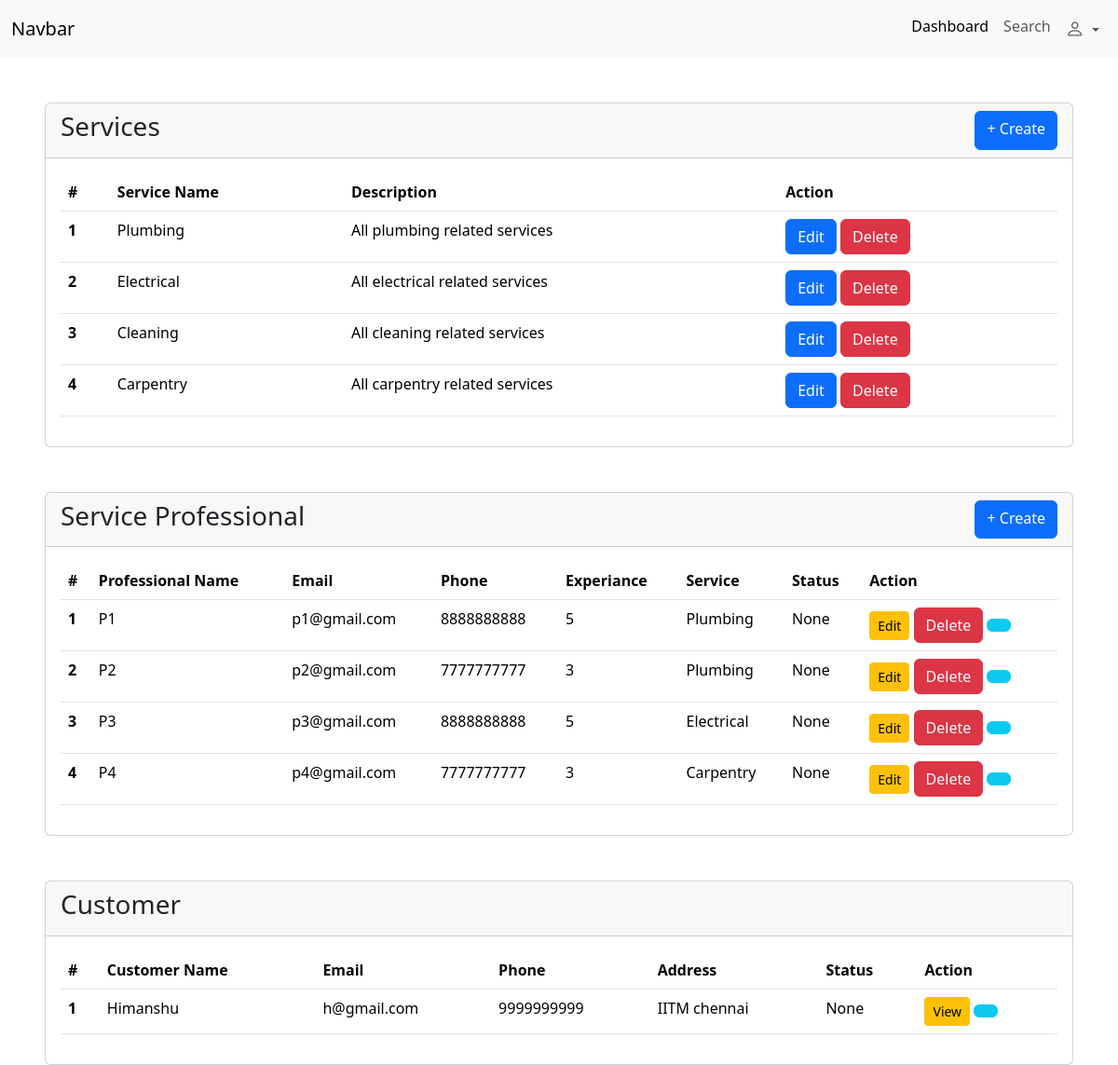
The app's page /admin/dashboard (signed in) with its own data.
### backend/models.py (models this page shows, shortened)
class ServiceCategory(db.Model , UserMixin):
    __tablename__ = 'service_category'
    id = db.Column(db.Integer, primary_key=True)
    name = db.Column(db.String, unique=True, nullable=False)
    description = db.Column(db.String, nullable=True)
    professionals  = db.relationship("Professional", backref="service_category" , cascade="all, delete-orphan" )
    bookings = db.relationship("Booking" , backref="service_category" , cascade="all, delete-orphan")

class Professional(db.Model,UserMixin):
    __tablename__ = 'professional'
    id = db.Column(db.Integer, primary_key=True)
    name = db.Column(db.String, nullable=False)
    servicecategoryid = db.Column(db.Integer, db.ForeignKey('service_category.id'), nullable=False)
    email = db.Column(db.String, unique=True, nullable=False)
    password = db.Column(db.String, nullable=False)
    phone = db.Column(db.String, nullable=True)
    experience = db.Column(db.Integer, nullable=True)
    status = db.Column(db.Integer,nullable=True)
    recived_bookings = db.relationship("Booking", backref="professional" ,cascade="all, delete-orphan" )
    availabilities = db.relationship("ProfessionalAvailability", backref="professional" , cascade="all, delete-orphan" )

class Customer(db.Model ,UserMixin):
    __tablename__ = 'customer'
    id = db.Column(db.Integer, primary_key=True)
    name = db.Column(db.String, nullable=False)
    email = db.Column(db.String, unique=True, nullable=False)
    password = db.Column(db.String, nullable=False)
    phone = db.Column(db.String, nullable=True)
    address = db.Column(db.String, nullable=True)
    status=db.Column(db.String)
    sent_bookings = db.relationship("Booking", backref="customer")

### backend/routes.py (the view)
@app.route("/admin/dashboard")
@login_required
def admin_dashboard():
    if isinstance(current_user , Admin):
        if request.method=="GET" :
            allcats  = db.session.query(ServiceCategory).all()
            profs = db.session.query(Professional).all()
            custs = db.session.query(Customer).all()
            return render_template("admin/dashboard.html" , allcats= allcats , profs=profs , custs=custs)
    else:
        return "Unauthorized" , 403

### app.py (called while the page is built)
def create_app():
    app  = Flask(__name__)
    app.config["SQLALCHEMY_DATABASE_URI"] = "sqlite:///my_db.sqlite3"
    db.init_app(app)
    app.app_context().push()
    app.config['SECRET_KEY'] = 'supersecretkey'
    login_manager = LoginManager(app)
    @login_manager.user_loader
    def load_user(email):
        user = db.session.query(Customer).filter_by(email=email).first()  or \
                db.session.query(Admin).filter_by(email=email).first() or \
                db.session.query(Professional).filter_by(email=email).first()
        return user
    return app

### templates/admin/dashboard.html (shortened to what this page needs)
<!DOCTYPE html>
<html lang="en">
<head>
    <link href="https://cdn.jsdelivr.net/npm/bootstrap@5.3.8/dist/css/bootstrap.min.css" rel="stylesheet"
>
    <link rel="stylesheet" href="https://cdn.jsdelivr.net/npm/bootstrap-icons@1.13.1/font/bootstrap-icons.min.css">
</head>
<body>
    <nav class="navbar navbar-expand-lg bg-body-tertiary">
        <div class="container-fluid">
            <a class="navbar-brand" href="#">Navbar</a>
            <div class="collapse navbar-collapse" id="navbarSupportedContent">
                <ul class="navbar-nav  mb-2 mb-lg-0 ms-auto">
                    <li class="nav-item">
                        <a class="nav-link active" aria-current="page" href="#">Dashboard</a>
                    </li>
                    <li class="nav-item">
                        <a href="/admin/search" class="nav-link " aria-disabled="true">Search</a>
                    </li>
                    <li class="nav-item dropdown">
                        <a class="nav-link dropdown-toggle" href="#" role="button" data-bs-toggle="dropdown"
                            aria-expanded="false">
                            <i class="bi bi-person fs-5"></i>
                        </a>
                    </li>
                </ul>
            </div>
        </div>
    </nav>
    <div class="card mt-5 ms-5 me-5">
        <div class="card-header d-flex">
            <h3>Services</h3>
            <a href="/manageservice?action=create" class="btn btn-primary ms-auto">+ Create</a>
        </div>
        <div class="card-body">
            <table class="table">
                <thead>
                    <tr>
                        <th scope="col">#</th>
                        <th scope="col">Service Name</th>
                        <th scope="col">Description</th>
                        <th scope="col">Action</th>
                    </tr>
                </thead>
                <tbody>
                    {% for cat in allcats %}
                    <tr>
                        <th scope="row">{{loop.index}}</th>
                        <td>{{cat.name}}</td>
                        <td>{{cat.description}}</td>
                        <td>
                            <a href="/manageservice?action=edit&id={{cat.id}}" class="btn btn-primary">Edit</a>
                            <button type="button" class="btn btn-danger" data-bs-toggle="modal"
                                data-bs-target="#servicecat{{cat.id}}">
                                Delete
                            </button>
                        </td>
                    </tr>
                    {% endfor %}
                </tbody>
            </table>
        </div>
    </div>
    <div class="card mt-5 ms-5 me-5">
        <div class="card-header d-flex">
            <h3>Service Professional</h3>
            <a href="/manageprofessional?action=create" class="btn btn-primary ms-auto">+ Create</a>
        </div>
        <div class="card-body">
            <table class="table">
                <thead>
                    <tr>
                        <th scope="col">#</th>
                        <th scope="col">Professional Name</th>
                        <th scope="col">Email</th>
                        <th scope="col">Phone</th>
                        <th scope="col">Experiance</th>
                        <th scope="col">Service</th>
                        <th scope="col">Status</th>
                        <th scope="col">Action</th>
                    </tr>
                </thead>
                <tbody>
                    {% for prof in profs %}
                    <tr>
                        <th scope="row">{{loop.index}}</th>
                        <td>{{prof.name}}</td>
                        <td>{{prof.email}}</td>
                        <td>{{prof.phone}}</td>
                        <td>{{prof.experience}}</td>
                        <td>{{prof.service_category.name}}</td>
                        <td>{{prof.status}}</td>
                        <td>
                            <a href="/manageprofessional?action=edit&id={{prof.id}}" class="btn btn-sm btn-warning">Edit</a>
                            <button type="button" class="btn btn-danger" data-bs-toggle="modal"
                                data-bs-target="#prof-{{prof.id}}">
                                Delete
                            </button>
                            <button type="button" class="btn btn-info" data-bs-toggle="modal"
                                data-bs-target="#profflag-{{prof.id}}">
                            </button>
                        </td>
                    </tr>
                    {% endfor %}
                </tbody>
            </table>
        </div>
    </div>
    <div class="card mt-5 ms-5 me-5">
        <div class="card-header d-flex">
            <h3>Customer</h3>
        </div>
        <div class="card-body">
            <table class="table">
                <thead>
                    <tr>
                        <th scope="col">#</th>
                        <th scope="col">Customer Name</th>
                        <th scope="col">Email</th>
                        <th scope="col">Phone</th>
                        <th scope="col">Address</th>
                        <th scope="col">Status</th>
                        <th scope="col">Action</th>
                    </tr>
                </thead>
                <tbody>
                    {% for cust in custs %}
                    <tr>
                        <th scope="row">{{loop.index}}</th>
                        <td>{{cust.name}}</td>
                        <td>{{cust.email}}</td>
                        <td>{{cust.phone}}</td>
                        <td>{{cust.address}}</td>
                        <td>{{cust.status}}</td>
                        <td>
                            <button class="btn btn-sm btn-warning">View</button>
                            <button type="button" class="btn btn-info" data-bs-toggle="modal"
                                data-bs-target="#custflag-{{cust.id}}">
                            </button>
                        </td>
                    </tr>
                    {% endfor %}
                </tbody>
            </table>
        </div>
    </div>
</body>
</html>

### records on screen
ServiceCategory: name "Plumbing", description "All plumbing related services"
ServiceCategory: name "Electrical", description "All electrical related services"
ServiceCategory: name "Cleaning", description "All cleaning related services"
ServiceCategory: name "Carpentry", description "All carpentry related services"
Professional: name "P1", email "p1@gmail.com", phone "8888888888", experience "5", service_category.name "Plumbing", status "None"
Professional: name "P2", email "p2@gmail.com", phone "7777777777", experience "3", service_category.name "Plumbing", status "None"
Professional: name "P3", email "p3@gmail.com", phone "8888888888", experience "5", service_category.name "Electrical", status "None"
Professional: name "P4", email "p4@gmail.com", phone "7777777777", experience "3", service_category.name "Carpentry", status "None"
Customer: name "Himanshu", email "h@gmail.com", phone "9999999999", address "IITM chennai", status "None"
